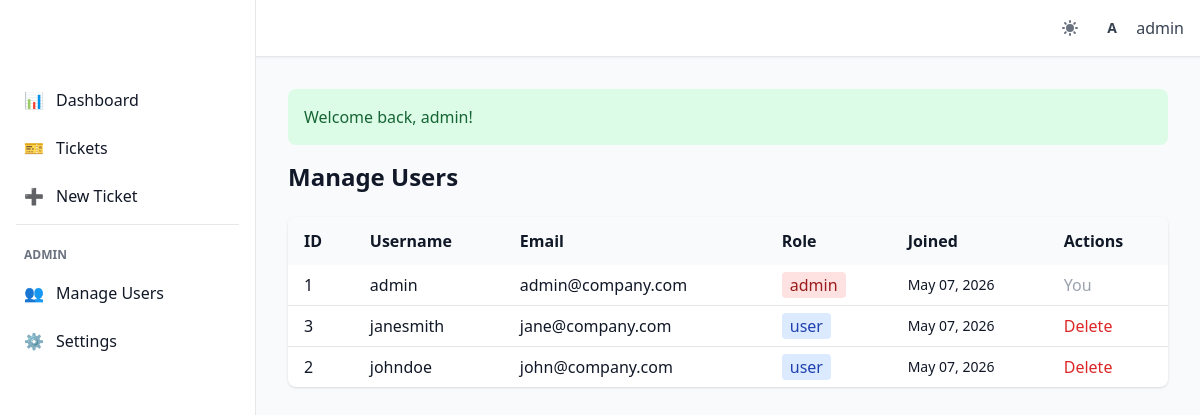
The page /manage-users.php (signed in) on the database its author committed.
### tables this page shows
CREATE TABLE users (
    id INT AUTO_INCREMENT PRIMARY KEY,
    username VARCHAR(50) NOT NULL UNIQUE,
    email VARCHAR(100) NOT NULL UNIQUE,
    password VARCHAR(255) NOT NULL,           
    role ENUM('user','admin') NOT NULL DEFAULT 'user',
    created_at TIMESTAMP DEFAULT CURRENT_TIMESTAMP
);

### includes/auth.php (called while the page is built, shortened)
<?php
function isLoggedIn() {
    return isset($_SESSION['user_id']);
}
function currentUser() {
    global $pdo;
    $stmt = $pdo->prepare("SELECT * FROM users WHERE id = ?");
    $stmt->execute([$_SESSION['user_id']]);
    return $stmt->fetch();
}
?>

### includes/functions.php (called while the page is built, shortened)
<?php
function h($string) {
    return htmlspecialchars($string, ENT_QUOTES, 'UTF-8');
}
?>

### manage-users.php (the view, shortened to what this page needs)
<?php
require_once 'includes/config.php';
require_once 'includes/auth.php';
require_once 'includes/functions.php';
$users = $pdo->query("SELECT id, username, email, role, created_at FROM users ORDER BY role DESC, username ASC")->fetchAll();
require_once 'includes/header.php';
?>
<div class="mb-6">
    <h1 class="text-2xl font-bold">Manage Users</h1>
</div>
<div class="bg-white dark:bg-gray-800 rounded-lg shadow overflow-x-auto">
    <table class="w-full text-left">
        <thead class="bg-gray-50 dark:bg-gray-700">
            <tr>
                <th class="px-4 py-3">ID</th>
                <th class="px-4 py-3">Username</th>
                <th class="px-4 py-3">Email</th>
                <th class="px-4 py-3">Role</th>
                <th class="px-4 py-3">Joined</th>
                <th class="px-4 py-3">Actions</th>
            </tr>
        </thead>
        <tbody class="divide-y dark:divide-gray-700">
            <?php foreach ($users as $u): ?>
            <tr>
                <td class="px-4 py-2"><?php echo $u['id']; ?></td>
                <td class="px-4 py-2"><?php echo h($u['username']); ?></td>
                <td class="px-4 py-2"><?php echo h($u['email']); ?></td>
                <td class="px-4 py-2"><span class="px-2 py-0.5 rounded <?php echo $u['role']==='admin'?'bg-red-100 text-red-800':'bg-blue-100 text-blue-800'; ?>"><?php echo $u['role']; ?></span></td>
                <td class="px-4 py-2 text-sm"><?php echo date('M d, Y', strtotime($u['created_at'])); ?></td>
                <td class="px-4 py-2">
                    <?php if ($u['id'] != currentUser()['id']): ?>
                    <form method="POST" onsubmit="return confirm('Delete user <?php echo h($u['username']); ?>?')">
                        <button type="submit" name="delete_user" class="text-red-600 hover:underline">Delete</button>
                    </form>
                    <?php else: ?>
                        <span class="text-gray-400">You</span>
                    <?php endif; ?>
                </td>
            </tr>
            <?php endforeach; ?>
        </tbody>
    </table>
</div>
<?php require_once 'includes/footer.php'; ?>

### includes/navbar.php (shortened to what this page needs)
<nav class="bg-white dark:bg-gray-800 border-b border-gray-200 dark:border-gray-700 shadow-sm">
    <div class="px-4 py-3 flex justify-between items-center">
        <div class="flex items-center space-x-4">
            <span class="text-xl font-bold text-primary-700 dark:text-primary-400">IT Helpdesk</span>
        </div>
        <div class="flex items-center space-x-4">
            <button id="darkModeToggle" class="text-gray-500 dark:text-gray-400 hover:text-gray-700 focus:outline-none">
            </button>
            <?php if (isLoggedIn()): ?>
                <div class="relative group">
                    <button class="flex items-center space-x-2 text-gray-700 dark:text-gray-300 hover:text-primary-600">
                        <div class="w-8 h-8 bg-primary-100 dark:bg-primary-800 rounded-full flex items-center justify-center">
                            <span class="text-sm font-semibold text-primary-700 dark:text-primary-200">
                                <?php echo strtoupper(substr(currentUser()['username'], 0, 1)); ?>
                            </span>
                        </div>
                        <span class="hidden sm:block"><?php echo h(currentUser()['username']); ?></span>
                    </button>
                </div>
            <?php else: ?>
                <a href="login.php" class="text-primary-600 hover:underline">Login</a>
            <?php endif; ?>
        </div>
    </div>
</nav>

### rows shown on the page
users: username "A", username "admin", id "1", email "admin@company.com", role "admin", created_at "May 07, 2026", shows "You"
users: id "3", username "janesmith", email "jane@company.com", role "user", created_at "May 07, 2026"
users: id "2", username "johndoe", email "john@company.com", role "user", created_at "May 07, 2026"

### other values the page prints
$flash['message'] "Welcome back, admin!"
